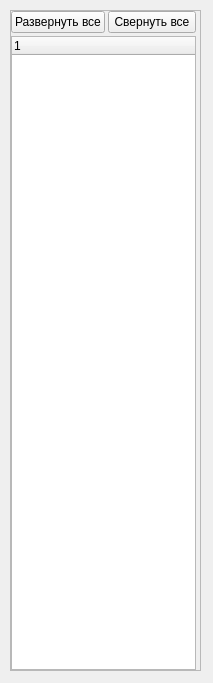
<?xml version="1.0" encoding="UTF-8"?>
<ui version="4.0">
 <class>Form</class>
 <widget class="QWidget" name="Form">
  <property name="geometry">
   <rect>
    <x>0</x>
    <y>0</y>
    <width>213</width>
    <height>683</height>
   </rect>
  </property>
  <property name="windowTitle">
   <string>Form</string>
  </property>
  <widget class="QFrame" name="fr_tree_fields">
   <property name="geometry">
    <rect>
     <x>10</x>
     <y>10</y>
     <width>191</width>
     <height>661</height>
    </rect>
   </property>
   <property name="minimumSize">
    <size>
     <width>117</width>
     <height>268</height>
    </size>
   </property>
   <property name="frameShape">
    <enum>QFrame::StyledPanel</enum>
   </property>
   <property name="frameShadow">
    <enum>QFrame::Raised</enum>
   </property>
   <layout class="QVBoxLayout" name="verticalLayout_51">
    <property name="spacing">
     <number>3</number>
    </property>
    <property name="leftMargin">
     <number>0</number>
    </property>
    <property name="topMargin">
     <number>0</number>
    </property>
    <property name="rightMargin">
     <number>4</number>
    </property>
    <property name="bottomMargin">
     <number>0</number>
    </property>
    <item>
     <layout class="QHBoxLayout" name="horizontalLayout_55">
      <item>
       <widget class="QPushButton" name="btn_tree_pl_unwrap_all">
        <property name="text">
         <string>Развернуть все</string>
        </property>
       </widget>
      </item>
      <item>
       <widget class="QPushButton" name="btn_tree_pl_wrap_all">
        <property name="text">
         <string>Свернуть все</string>
        </property>
       </widget>
      </item>
     </layout>
    </item>
    <item>
     <widget class="QTreeWidget" name="tree_fields">
      <column>
       <property name="text">
        <string notr="true">1</string>
       </property>
      </column>
     </widget>
    </item>
   </layout>
  </widget>
 </widget>
 <resources/>
 <connections/>
</ui>
